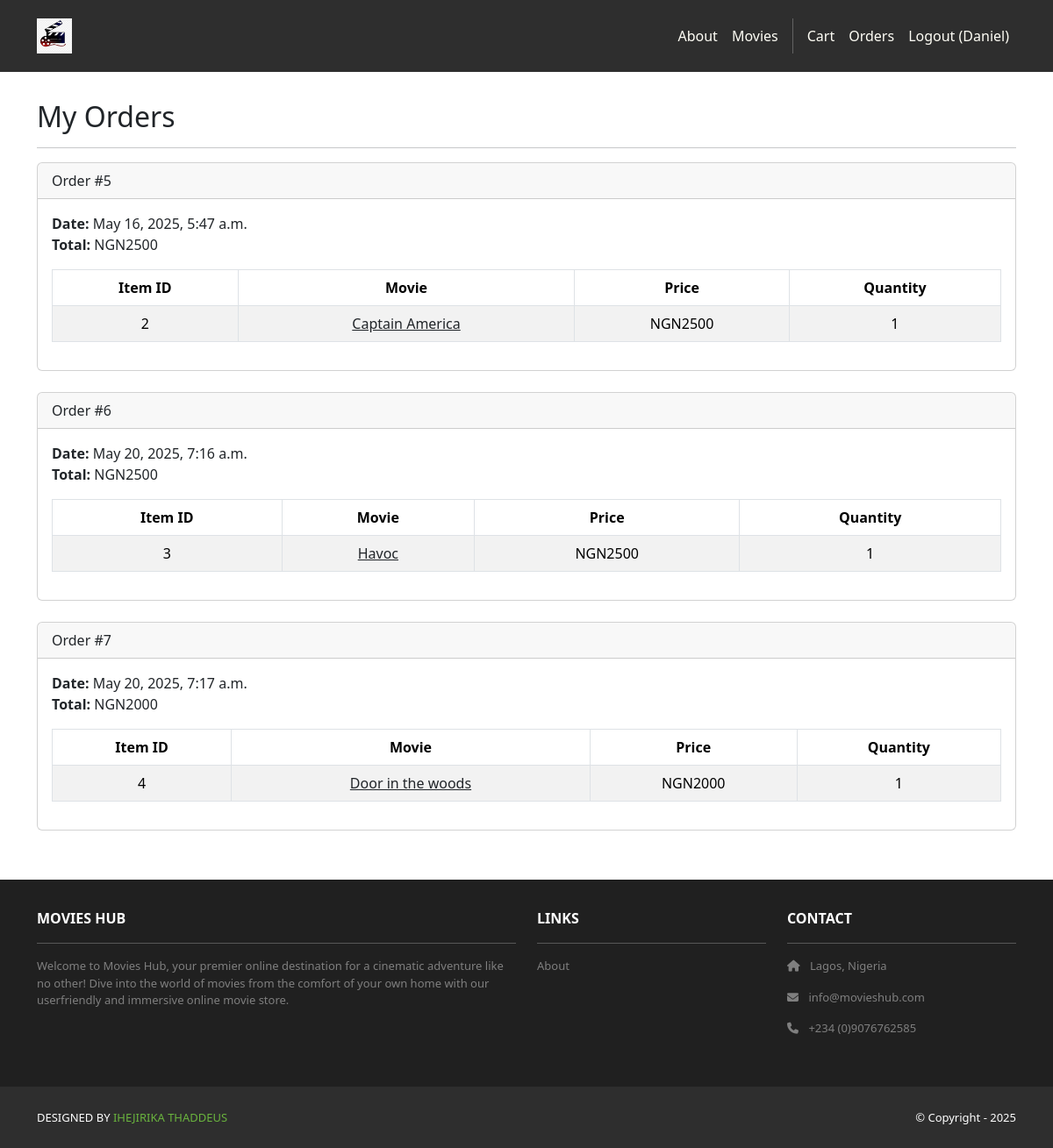
The page /accounts/orders/ (signed in) on the database its author committed.
### cart/models.py (models this page shows, shortened)
class Order(models.Model):
    id = models.AutoField(primary_key=True)
    total = models.IntegerField()
    date = models.DateTimeField(auto_now_add=True)
    user = models.ForeignKey(User, on_delete=models.CASCADE)

class Item(models.Model):
    id = models.AutoField(primary_key=True)
    price = models.IntegerField()
    quantity = models.IntegerField()
    order = models.ForeignKey(Order, on_delete=models.CASCADE)
    movie = models.ForeignKey(Movie, on_delete=models.CASCADE)

### movies/models.py (models this page shows)
class Movie(models.Model):
    id = models.AutoField(primary_key=True)
    name = models.CharField(max_length=255)
    price = models.IntegerField()
    description = models.TextField()
    image = models.ImageField(upload_to='movie_images/')

### accounts/views.py (the view)
# urls.py: path('orders/', views.orders, name='accounts.orders'),
@login_required
def orders(request):
    template_data = {}
    template_data['title'] = 'Orders'
    template_data['orders'] = request.user.order_set.all()
    return render(request, 'accounts/orders.html', {'template_data': template_data})

### accounts/templates/accounts/orders.html
{% extends 'base.html' %}
{% block content %}
<div class="p-3">
<div class="container">
<div class="row mt-3">
<div class="col mx-auto mb-3">
<h2>My Orders</h2>
<hr />
{% for order in template_data.orders %}
<div class="card mb-4">
<div class="card-header">
Order #{{ order.id }}
</div>
<div class="card-body">
<b>Date:</b> {{ order.date }}<br />
<b>Total:</b> NGN{{ order.total }}<br />
<table class="table table-bordered
table-striped text-center mt-3">
<thead>
<tr>
<th scope="col">Item ID</th>
<th scope="col">Movie</th>
<th scope="col">Price</th>
<th scope="col">Quantity</th>
</tr>
</thead>
<tbody>
{% for item in order.item_set.all %}
<tr>
<td>{{ item.movie.id }}</td>
<td>
<a class="link-dark" href="{% url 'movies.show' id=item.movie.id %}">
{{ item.movie.name }}
</a>
</td>
<td>NGN{{ item.movie.price }}</td>
<td>{{ item.quantity }}</td>
</tr>
{% endfor %}
</tbody>
</table>
</div>
</div>
{% endfor %}
</div>
</div>
</div>
</div>
{% endblock content %}

### moviesstore/templates/base.html (shortened to what this page needs)
<!DOCTYPE html>
<html>
{% load static %}
<head>
<link href=
"https://cdn.jsdelivr.net/npm/bootstrap@5.3.3/
dist/css/bootstrap.min.css" rel="stylesheet"
crossorigin="anonymous">
<link rel=
"stylesheet" href="https://cdnjs.cloudflare.com/
ajax/libs/font-awesome/6.1.1/css/all.min.css">
<link rel="stylesheet" type="text/css"
href="{% static 'css/style.css' %}">
</head>
<body>
<nav class="p-3 navbar navbar-dark bg-dark
navbar-expand-lg">
<div class="container">
<a class="navbar-brand"
href="{% url 'home.index' %}">
<img src="{% static 'img/logo.jpg' %}" alt="logo"
height="40" />
</a>
<div class="collapse navbar-collapse"
id="navbarNavAltMarkup">
<div class="navbar-nav ms-auto navbar-ml">
<a class="nav-link" href="{% url 'home.about' %}">About</a>
<a class="nav-link" href="{% url 'movies.index' %}">Movies</a>
{% if user.is_authenticated %}
<a class="nav-link" href="{% url 'cart.index' %}">Cart</a>
<a class="nav-link" href="{% url 'accounts.orders' %}">Orders</a>
<a class="nav-link" href="{% url 'accounts.logout' %}">Logout ({{ user.username }})</a>
{% else %}
<a class="nav-link" href="{% url 'accounts.login' %}">Login</a>
<a class="nav-link" href="{% url 'accounts.signup' %}">Sign Up</a>
{% endif %}
</div>
</div>
</div>
</nav>
<div>
{% block content %}
{% endblock content %}
</div>
<section class="p-3 ms-footer d-none d-md-block">
    <div class="container">
    <div class="row mt-3 text-white">
    <div class="col-md-6 col-lg-6 col-xl-6
    mx-auto mb-4">
    <b>MOVIES HUB</b>
    <hr />
    <p>
    Welcome to Movies Hub, your premier online
    destination for a cinematic adventure like no
    other! Dive into the world of movies from the
    comfort of your own home with our userfriendly
    and immersive online movie store.
    </p>
    </div>
    <div class="col-md-3 col-lg-3 col-xl-3
    mx-auto mb-4">
    <b>LINKS</b>
    <hr />
    <p><a class="nav-link" href="{% url 'home.about' %}">
    About
    </a></p>
    </div>
    <div class="col-md-3 col-lg-3 col-xl-3 mx-auto
    mb-4">
    <b>CONTACT</b>
    <hr />
    <p><i class="fas fa-home me-2"></i>
    Lagos, Nigeria </p>
    <p><i class="fas fa-envelope me-2"></i>
    info@movieshub.com
    </p>
    <p><i class="fas fa-phone me-2"></i>
    +234 (0)9076762585
    </p>
    </div>
    </div>
    </div> </section>
    <section class="p-3 ms-footer-bottom bg-dark">
    <div class="container d-flex
    justify-content-between">
    <div class="me-5 text-white">
    <span>DESIGNED BY
    <a href="https://www.linkedin.com/in/thaddeus-ihejirika-514452252"
    target="_blank">IHEJIRIKA THADDEUS</a> </span>
    </div>
    <div class="text-white">
    <span>© Copyright - 2025</span>
    </div>
    </div>
    </section>
</body>
</html>

### moviesstore/static/css/style.css (style rules this page uses)
.navbar a.nav-link { color: #FFFEF6 !important; }
.bg-dark { background-color: #2E2E2E !important; }
.ms-footer { background-color: #202020; }
.ms-footer p { color: #7F7F7F; font-size: 13px; }
.ms-footer-bottom span { font-size: 13px; line-height: 38px; }
.ms-footer-bottom a { color: #6ab43e; text-decoration: none; }

### rows shown on the page
Order: id "5", date "May 16, 2025, 5:47 a.m.", total "2500"
Item: movie.id "2", movie.name "Captain America", movie.price "2500", quantity "1"
Order: id "6", date "May 20, 2025, 7:16 a.m.", total "2500"
Item: movie.id "3", movie.name "Havoc", movie.price "2500", quantity "1"
Order: id "7", date "May 20, 2025, 7:17 a.m.", total "2000"
Item: movie.id "4", movie.name "Door in the woods", movie.price "2000", quantity "1"

### other values the page prints
{{ user.username }} "Daniel"
